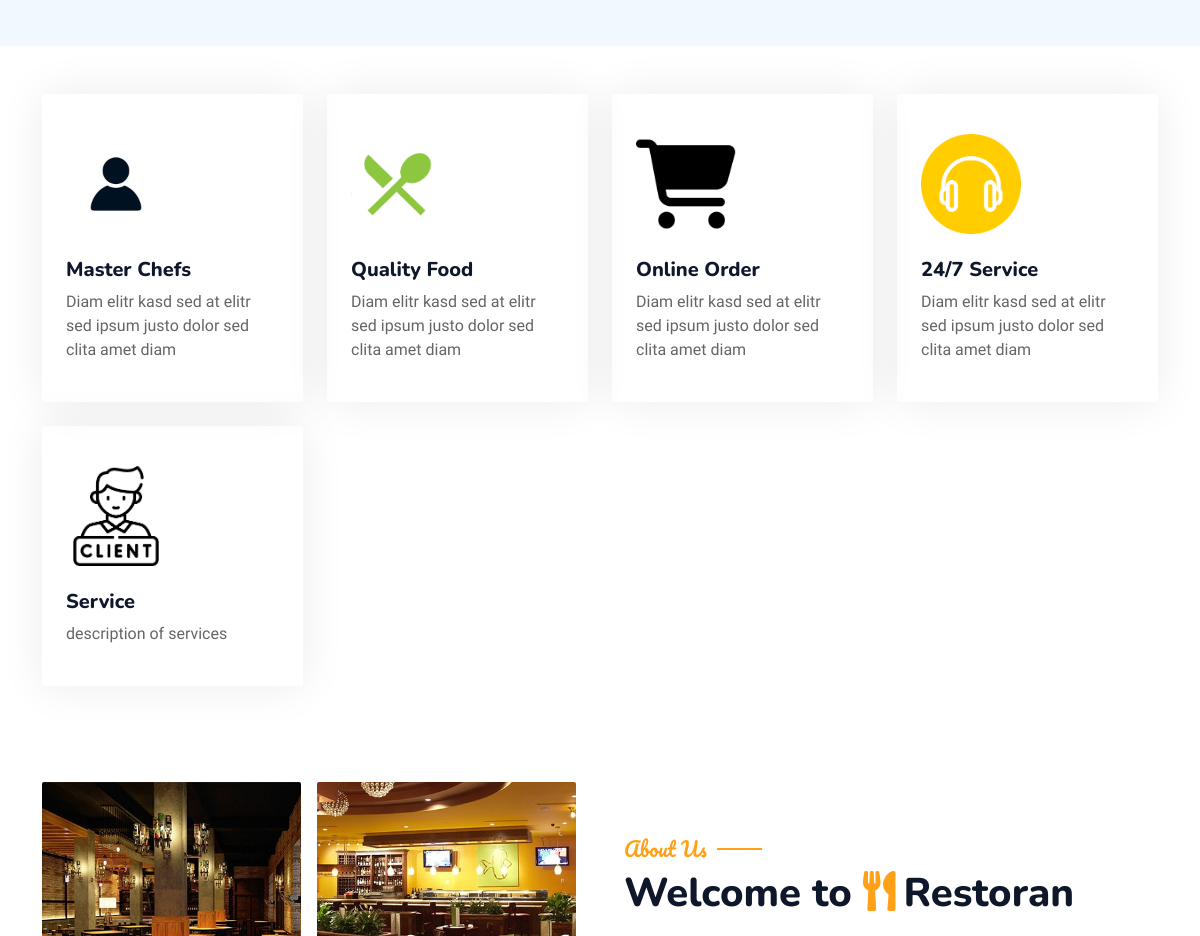
Page /stars/restaurant/ (middle part) on the earlier database version.
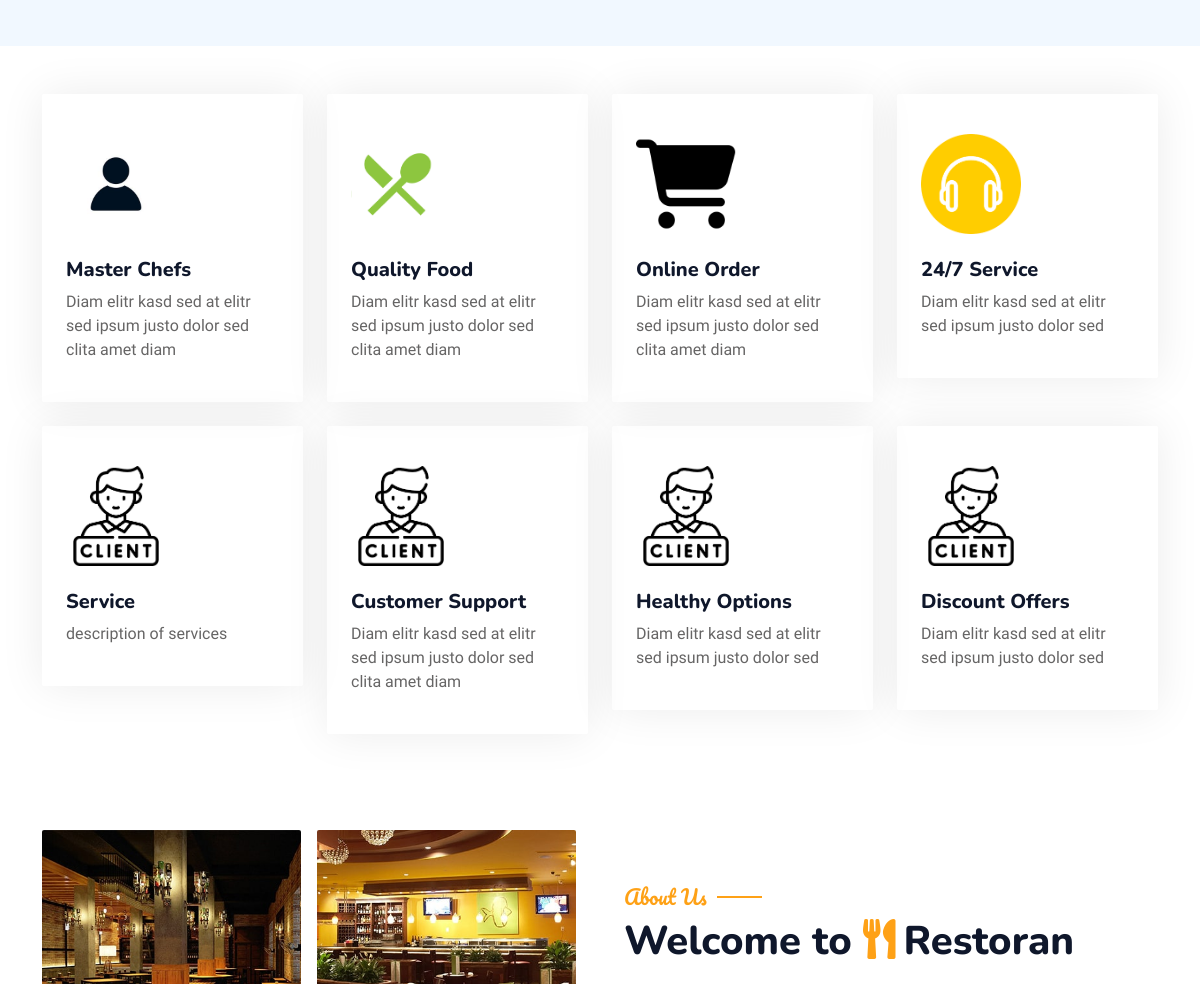
Same page on the later database version.
### restaurant_app/models.py (models this page shows, shortened)
class Services(models.Model):
    name = models.CharField(max_length=50, blank=False, default='Service')
    description = models.CharField(max_length=2500,blank=False,default='description of services')
    icon = models.ImageField(upload_to='icons/',default='defa/client.png')
    text_icon = models.CharField(max_length=2500,default='fa fa-3x fa-cart-plus text-primary mb-4')

class AboutUsImage(models.Model):
    about_us = models.ForeignKey(AboutUs, on_delete=models.CASCADE, related_name="images")
    image = models.ImageField(upload_to="about_us_images/")

### restaurant_app/views.py (the view)
# urls.py: path('',views.home,name='home'),
def home(request):
    rest_detail = get_object_or_404(Rest_detail,pk =1)
    services = Services.objects.all()
    about_us = AboutUs.objects.first()
    about_us_images = AboutUsImage.objects.filter(about_us=about_us) if about_us else None
    drinks = Drinks.objects.all()
    meals = Meals.objects.all()
    sandwiches = Sandwiches.objects.all()
    grills = Grills.objects.all()
    sweets = Sweets.objects.all()
    salads = Salads.objects.all()
    chefs = Chefs.objects.all()
    clients = Clients.objects.all()
    context = {
        'rest_detail': rest_detail,
        'services': services,
        'about_us': about_us,
        'about_us_images': about_us_images,
        'drinks': drinks,
        'meals': meals,
        'sandwiches': sandwiches,
        'grills': grills,
        'sweets': sweets,
        'salads': salads,
        'chefs': chefs,
        'clients': clients,
        }
    return render(request,'restaurant/index.html',context)

### restaurant_app/templates/restaurant/index.html (shortened to what this page needs)
{% extends 'restaurant/base.html' %}
{% load static %}
{% block content %}
<body>
    <div class="container-xxl bg-white p-0">
        <div class="container-xxl py-5">
            <div class="container">
                <div class="row g-4">
                    {% for service in services %}
                    <div class="col-lg-3 col-sm-6 wow fadeInUp" data-wow-delay="0.1s">
                        <div class="service-item rounded pt-3">
                            <div class="p-4">
                                <img src="{{ service.icon.url }}" alt="{{ service.name }}" class="img-fluid mb-4" style="max-width: 100px; max-height: 100px;">
                                <h5>{{service.name}}</h5>
                                <p>{{ service.description|truncatewords:15 }}</p>                            </div>
                        </div>
                    </div>
                     {% endfor %}
                </div>
            </div>
        </div>
        <div class="container-xxl py-5">
            <div class="container">
                <div class="row g-5 align-items-center">
                    <div class="col-lg-6">
                        <div class="row g-3">
                            {% for image in about_us_images %}
                                <div class="col-6 text-start">
                                    <img class="img-fluid rounded w-100 wow zoomIn" data-wow-delay="0.1s" src="{{ image.image.url }}">
                                </div>
                            {% endfor %}
                        </div>
                    </div>
                    <div class="col-lg-6">
                        <h5 class="section-title ff-secondary text-start text-primary fw-normal">About Us</h5>
                        <h1 class="mb-4">Welcome to <i class="fa fa-utensils text-primary me-2"></i>Restoran</h1>
                    </div>
                </div>
            </div>
        </div>
    </div>
{% endblock content %}

### restaurant_app/templates/restaurant/base.html (shortened to what this page needs)
{% load static %}
<head>
    <link href="https://cdnjs.cloudflare.com/ajax/libs/font-awesome/5.10.0/css/all.min.css" rel="stylesheet">
    <link href="https://cdn.jsdelivr.net/npm/bootstrap-icons@1.4.1/font/bootstrap-icons.css" rel="stylesheet">
    <link href="{% static 'lib/animate/animate.min.css' %}" rel="stylesheet">
    <link href="{% static 'lib/owlcarousel/assets/owl.carousel.min.css' %}" rel="stylesheet">
    <link href="{% static 'lib/tempusdominus/css/tempusdominus-bootstrap-4.min.css' %}" rel="stylesheet" />
    <link href="{% static 'css/bootstrap.min.css' %}" rel="stylesheet">
    <link href="{% static 'css/style.css' %}" rel="stylesheet">
</head>
{% block content %}
{% endblock content %}
</body>
</html>

### restaurant_app/templates/restaurant/navbar.html (shortened to what this page needs)
{%load static%}

### restaurant_app/static/css/style.css (style rules this page uses)
.ff-secondary { font-family: 'Pacifico', cursive; }
.section-title { position: relative; display: inline-block; }
.section-title::before { position: absolute; content: ""; width: 45px; height: 2px; top: 50%; left: -55px; margin-top: -1px; background: var(--primary); }
.section-title::after { position: absolute; content: ""; width: 45px; height: 2px; top: 50%; right: -55px; margin-top: -1px; background: var(--primary); }
.section-title.text-start::before, .section-title.text-end::after { display: none; }
.service-item { box-shadow: 0 0 45px rgba(0, 0, 0, .08); transition: .5s; }
.service-item * { transition: .5s; }

Differences in the rows shown:
changed Services "24/7 Service": description "Diam elitr kasd sed at elitr sed ipsum justo dolor sed clita amet diam" → "Diam elitr kasd sed at elitr sed ipsum justo dolor sed"
added Services: icon (picture), name "Customer Support", description "Diam elitr kasd sed at elitr sed ipsum justo dolor sed clita amet diam"
added Services: icon (picture), name "Healthy Options", description "Diam elitr kasd sed at elitr sed ipsum justo dolor sed"
added Services: icon (picture), name "Discount Offers", description "Diam elitr kasd sed at elitr sed ipsum justo dolor sed"
